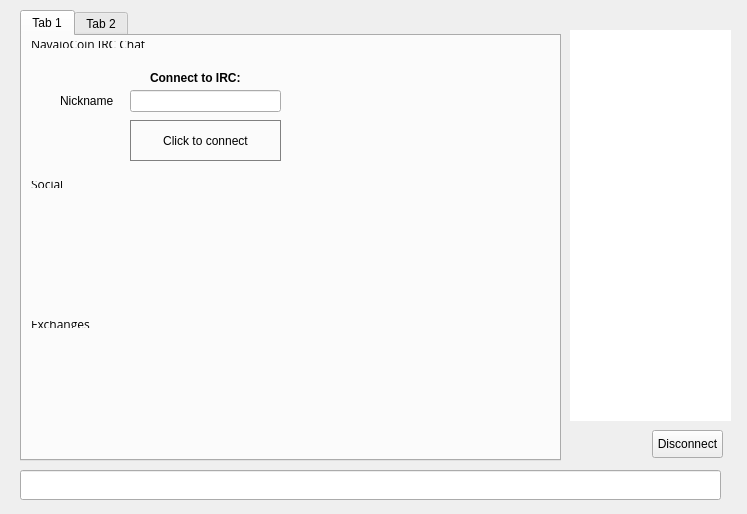
<?xml version="1.0" encoding="UTF-8"?>
<ui version="4.0">
 <class>RpcChatWindowClass</class>
 <widget class="QWidget" name="RpcChatWindowClass">
  <property name="geometry">
   <rect>
    <x>0</x>
    <y>0</y>
    <width>747</width>
    <height>514</height>
   </rect>
  </property>
  <widget class="QWidget" name="widget_2" native="true">
   <property name="geometry">
    <rect>
     <x>0</x>
     <y>0</y>
     <width>741</width>
     <height>511</height>
    </rect>
   </property>
   <widget class="QWidget" name="splitter" native="true">
    <property name="enabled">
     <bool>true</bool>
    </property>
    <property name="geometry">
     <rect>
      <x>10</x>
      <y>10</y>
      <width>721</width>
      <height>501</height>
     </rect>
    </property>
    <property name="styleSheet">
     <string notr="true"/>
    </property>
    <widget class="QTabWidget" name="tab">
     <property name="geometry">
      <rect>
       <x>10</x>
       <y>0</y>
       <width>541</width>
       <height>451</height>
      </rect>
     </property>
     <property name="styleSheet">
      <string notr="true"/>
     </property>
     <property name="tabShape">
      <enum>QTabWidget::Rounded</enum>
     </property>
     <property name="currentIndex">
      <number>0</number>
     </property>
     <property name="tabsClosable">
      <bool>false</bool>
     </property>
     <widget class="QWidget" name="widget_4">
      <attribute name="title">
       <string>Tab 1</string>
      </attribute>
     </widget>
     <widget class="QWidget" name="tab_5">
      <attribute name="title">
       <string>Tab 2</string>
      </attribute>
     </widget>
    </widget>
    <widget class="QLineEdit" name="lineEdit">
     <property name="geometry">
      <rect>
       <x>10</x>
       <y>460</y>
       <width>701</width>
       <height>30</height>
      </rect>
     </property>
     <property name="sizePolicy">
      <sizepolicy hsizetype="Fixed" vsizetype="Fixed">
       <horstretch>0</horstretch>
       <verstretch>0</verstretch>
      </sizepolicy>
     </property>
     <property name="maximumSize">
      <size>
       <width>16777215</width>
       <height>30</height>
      </size>
     </property>
    </widget>
    <widget class="QListView" name="userView">
     <property name="geometry">
      <rect>
       <x>560</x>
       <y>20</y>
       <width>161</width>
       <height>391</height>
      </rect>
     </property>
     <property name="minimumSize">
      <size>
       <width>0</width>
       <height>300</height>
      </size>
     </property>
     <property name="styleSheet">
      <string notr="true">border-radius:10px;</string>
     </property>
    </widget>
    <widget class="QPushButton" name="disconnect">
     <property name="geometry">
      <rect>
       <x>642</x>
       <y>420</y>
       <width>71</width>
       <height>28</height>
      </rect>
     </property>
     <property name="text">
      <string>Disconnect</string>
     </property>
    </widget>
   </widget>
   <widget class="QWidget" name="hide3" native="true">
    <property name="geometry">
     <rect>
      <x>10</x>
      <y>10</y>
      <width>731</width>
      <height>501</height>
     </rect>
    </property>
    <widget class="QWidget" name="layoutWidget">
     <property name="geometry">
      <rect>
       <x>10</x>
       <y>20</y>
       <width>250</width>
       <height>29</height>
      </rect>
     </property>
     <layout class="QHBoxLayout" name="hide1">
      <property name="spacing">
       <number>7</number>
      </property>
      <item>
       <widget class="QLabel" name="label_9">
        <property name="font">
         <font>
          <family>Open Sans,sans-serif</family>
         </font>
        </property>
        <property name="text">
         <string>NavajoCoin IRC Chat</string>
        </property>
       </widget>
      </item>
      <item>
       <spacer name="horizontalSpacer_4">
        <property name="orientation">
         <enum>Qt::Horizontal</enum>
        </property>
        <property name="sizeHint" stdset="0">
         <size>
          <width>40</width>
          <height>20</height>
         </size>
        </property>
       </spacer>
      </item>
     </layout>
    </widget>
    <widget class="QLabel" name="label">
     <property name="geometry">
      <rect>
       <x>80</x>
       <y>190</y>
       <width>111</width>
       <height>101</height>
      </rect>
     </property>
     <property name="text">
      <string>&lt;html&gt;&lt;head/&gt;&lt;body&gt;&lt;p align=&quot;center&quot;&gt;&lt;a href=https://twitter.com/NavajoCoin style=&quot; text-decoration: underline; color:#0000ff;&quot;&gt;&lt;img src=&quot;:/icons/twitter&quot;/&gt;&lt;/span&gt;&lt;/a&gt;&lt;/p&gt;&lt;/body&gt;&lt;/html&gt;</string>
     </property>
     <property name="margin">
      <number>5</number>
     </property>
     <property name="openExternalLinks">
      <bool>true</bool>
     </property>
    </widget>
    <widget class="QLabel" name="label_3">
     <property name="geometry">
      <rect>
       <x>170</x>
       <y>190</y>
       <width>101</width>
       <height>101</height>
      </rect>
     </property>
     <property name="text">
      <string>&lt;html&gt;&lt;head/&gt;&lt;body&gt;&lt;p align=&quot;center&quot;&gt;&lt;a href=https://www.facebook.com/pages/Navajo-Coin/275085062670816 style=&quot; text-decoration: underline; color:#0000ff;&quot;&gt;&lt;img src=&quot;:/icons/face&quot;/&gt;&lt;/span&gt;&lt;/a&gt;&lt;/p&gt;&lt;/body&gt;&lt;/html&gt;</string>
     </property>
     <property name="openExternalLinks">
      <bool>true</bool>
     </property>
    </widget>
    <widget class="QLineEdit" name="editPseudo">
     <property name="geometry">
      <rect>
       <x>120</x>
       <y>80</y>
       <width>151</width>
       <height>22</height>
      </rect>
     </property>
     <property name="text">
      <string/>
     </property>
    </widget>
    <widget class="QLabel" name="label_5">
     <property name="geometry">
      <rect>
       <x>50</x>
       <y>80</y>
       <width>71</width>
       <height>21</height>
      </rect>
     </property>
     <property name="text">
      <string>Nickname</string>
     </property>
    </widget>
    <widget class="QPushButton" name="buttonConnect">
     <property name="geometry">
      <rect>
       <x>120</x>
       <y>110</y>
       <width>151</width>
       <height>41</height>
      </rect>
     </property>
     <property name="styleSheet">
      <string notr="true">border-radius:40px;border:1px solid grey</string>
     </property>
     <property name="text">
      <string>Click to connect</string>
     </property>
    </widget>
    <widget class="QLabel" name="label_10">
     <property name="geometry">
      <rect>
       <x>140</x>
       <y>60</y>
       <width>121</width>
       <height>16</height>
      </rect>
     </property>
     <property name="text">
      <string>&lt;html&gt;&lt;head/&gt;&lt;body&gt;&lt;p&gt;&lt;span style=&quot; font-weight:600;&quot;&gt;Connect to IRC:&lt;/span&gt;&lt;/p&gt;&lt;/body&gt;&lt;/html&gt;</string>
     </property>
    </widget>
    <widget class="QLabel" name="label_4">
     <property name="geometry">
      <rect>
       <x>260</x>
       <y>190</y>
       <width>101</width>
       <height>101</height>
      </rect>
     </property>
     <property name="text">
      <string>&lt;html&gt;&lt;head/&gt;&lt;body&gt;&lt;p align=&quot;center&quot;&gt;&lt;a href=http://www.reddit.com/r/NavajoCoin style=&quot; text-decoration: underline; color:#0000ff;&quot;&gt;&lt;img src=&quot;:/icons/reddit&quot;/&gt;&lt;/span&gt;&lt;/a&gt;&lt;/p&gt;&lt;/body&gt;&lt;/html&gt;</string>
     </property>
     <property name="openExternalLinks">
      <bool>true</bool>
     </property>
    </widget>
    <widget class="QLabel" name="label_7">
     <property name="geometry">
      <rect>
       <x>350</x>
       <y>190</y>
       <width>101</width>
       <height>101</height>
      </rect>
     </property>
     <property name="text">
      <string>&lt;html&gt;&lt;head/&gt;&lt;body&gt;&lt;p align=&quot;center&quot;&gt;&lt;a href=http://navajocointalk.org style=&quot; text-decoration: underline; color:#0000ff;&quot;&gt;&lt;img src=&quot;:/icons/forums&quot;/&gt;&lt;/span&gt;&lt;/a&gt;&lt;/p&gt;&lt;/body&gt;&lt;/html&gt;</string>
     </property>
     <property name="openExternalLinks">
      <bool>true</bool>
     </property>
    </widget>
    <widget class="QWidget" name="layoutWidget_2">
     <property name="geometry">
      <rect>
       <x>10</x>
       <y>160</y>
       <width>250</width>
       <height>29</height>
      </rect>
     </property>
     <layout class="QHBoxLayout" name="hide1_2">
      <property name="spacing">
       <number>7</number>
      </property>
      <item>
       <widget class="QLabel" name="label_11">
        <property name="font">
         <font>
          <family>Open Sans,sans-serif</family>
         </font>
        </property>
        <property name="text">
         <string>Social</string>
        </property>
       </widget>
      </item>
      <item>
       <spacer name="horizontalSpacer_5">
        <property name="orientation">
         <enum>Qt::Horizontal</enum>
        </property>
        <property name="sizeHint" stdset="0">
         <size>
          <width>40</width>
          <height>20</height>
         </size>
        </property>
       </spacer>
      </item>
     </layout>
    </widget>
    <widget class="QWidget" name="layoutWidget_3">
     <property name="geometry">
      <rect>
       <x>10</x>
       <y>300</y>
       <width>250</width>
       <height>29</height>
      </rect>
     </property>
     <layout class="QHBoxLayout" name="hide1_3">
      <property name="spacing">
       <number>7</number>
      </property>
      <item>
       <widget class="QLabel" name="label_12">
        <property name="font">
         <font>
          <family>Open Sans,sans-serif</family>
         </font>
        </property>
        <property name="text">
         <string>Exchanges</string>
        </property>
       </widget>
      </item>
      <item>
       <spacer name="horizontalSpacer_6">
        <property name="orientation">
         <enum>Qt::Horizontal</enum>
        </property>
        <property name="sizeHint" stdset="0">
         <size>
          <width>40</width>
          <height>20</height>
         </size>
        </property>
       </spacer>
      </item>
     </layout>
    </widget>
    <widget class="QLabel" name="label_8">
     <property name="geometry">
      <rect>
       <x>-30</x>
       <y>340</y>
       <width>161</width>
       <height>101</height>
      </rect>
     </property>
     <property name="text">
      <string>&lt;html&gt;&lt;head/&gt;&lt;body&gt;&lt;p align=&quot;center&quot;&gt;&lt;a href=&quot;https://bittrex.com/Market/?MarketName=BTC-NAV; style=&quot; text-decoration: underline; color:#0000ff;&quot;&gt;&lt;img src=&quot;:/icons/bittrex&quot;/&gt;&lt;/span&gt;&lt;/a&gt;&lt;/p&gt;&lt;/body&gt;&lt;/html&gt;</string>
     </property>
     <property name="openExternalLinks">
      <bool>true</bool>
     </property>
    </widget>
    <widget class="QLabel" name="label_13">
     <property name="geometry">
      <rect>
       <x>60</x>
       <y>340</y>
       <width>171</width>
       <height>101</height>
      </rect>
     </property>
     <property name="text">
      <string>&lt;html&gt;&lt;head/&gt;&lt;body&gt;&lt;p align=&quot;center&quot;&gt;&lt;a href=https://poloniex.com/exchange/btc_nav style=&quot; text-decoration: underline; color:#0000ff;&quot;&gt;&lt;img src=&quot;:/icons/poloniex&quot;/&gt;&lt;/span&gt;&lt;/a&gt;&lt;/p&gt;&lt;/body&gt;&lt;/html&gt;</string>
     </property>
     <property name="openExternalLinks">
      <bool>true</bool>
     </property>
    </widget>
    <widget class="QLabel" name="label_14">
     <property name="geometry">
      <rect>
       <x>190</x>
       <y>340</y>
       <width>161</width>
       <height>101</height>
      </rect>
     </property>
     <property name="text">
      <string>&lt;html&gt;&lt;head/&gt;&lt;body&gt;&lt;p align=&quot;center&quot;&gt;&lt;a href=https://www.cryptsy.com/markets/view/252 style=&quot; text-decoration: underline; color:#0000ff;&quot;&gt;&lt;img src=&quot;:/icons/cryptsy&quot;/&gt;&lt;/span&gt;&lt;/a&gt;&lt;/p&gt;&lt;/body&gt;&lt;/html&gt;</string>
     </property>
     <property name="openExternalLinks">
      <bool>true</bool>
     </property>
    </widget>
    <widget class="QLabel" name="label_2">
     <property name="geometry">
      <rect>
       <x>-10</x>
       <y>210</y>
       <width>111</width>
       <height>101</height>
      </rect>
     </property>
     <property name="text">
      <string>&lt;html&gt;&lt;head/&gt;&lt;body&gt;&lt;p align=&quot;center&quot;&gt;&lt;a href=http://www.navajocoin.org style=&quot; text-decoration: underline; color:#0000ff;&quot;&gt;&lt;img src=&quot;:/icons/website&quot;/&gt;&lt;/span&gt;&lt;/a&gt;&lt;/p&gt;&lt;/body&gt;&lt;/html&gt;</string>
     </property>
     <property name="margin">
      <number>5</number>
     </property>
     <property name="openExternalLinks">
      <bool>true</bool>
     </property>
    </widget>
    <widget class="QLabel" name="label_15">
     <property name="geometry">
      <rect>
       <x>330</x>
       <y>340</y>
       <width>161</width>
       <height>101</height>
      </rect>
     </property>
     <property name="text">
      <string>&lt;html&gt;&lt;head/&gt;&lt;body&gt;&lt;p align=&quot;center&quot;&gt;&lt;a href=https://alcurex.org/index.php/crypto/market?pair=nav_btc style=&quot; text-decoration: underline; color:#0000ff;&quot;&gt;&lt;img src=&quot;:/icons/alcurex&quot;/&gt;&lt;/span&gt;&lt;/a&gt;&lt;/p&gt;&lt;/body&gt;&lt;/html&gt;</string>
     </property>
     <property name="openExternalLinks">
      <bool>true</bool>
     </property>
    </widget>
   </widget>
  </widget>
  <action name="actionQuit">
   <property name="text">
    <string>Quitter</string>
   </property>
   <property name="shortcut">
    <string>Ctrl+Q</string>
   </property>
  </action>
  <action name="actionCloseTab">
   <property name="text">
    <string>Fermer l'onglet</string>
   </property>
  </action>
 </widget>
 <layoutdefault spacing="6" margin="11"/>
 <resources/>
 <connections/>
</ui>
